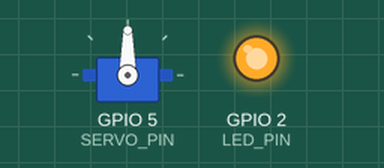
Simulated run of this program. Board: ESP32. Parts: servo, output pins drawn as LEDs (lit = HIGH). Raw I2C reads return 0; what the program prints to the serial monitor is not drawn.

Above: at 0.5 s.
At 8.2 s:
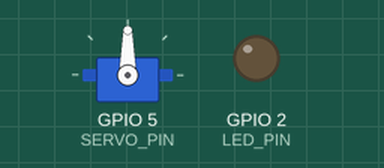
Timing chart, 0 to 11.8 s (numbered marks = the images above):
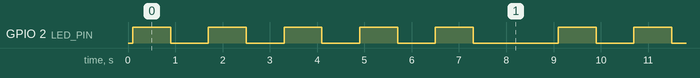

The program:

main.cpp
```cpp
#include <Arduino.h>
#include "config.h"

#include "ServoKit.h"
#include "OpenMv.h"
#include "EspLed.h"

ServoKit servoKit;
OpenMv openMv;
EspLed espLed;

// Functions declarations
void victimCicle();

void setup() {
  Serial.begin(115200);
  openMv.begin(I2C_SDA, I2C_SCL, 100000);
  servoKit.begin(SERVO_PIN);
  espLed.setPin(LED_PIN);
  delay(100);
  Serial.println("God bless the round!");
}

void loop() {
  espLed.blinkLed(5, 800);
  victimCicle();
}

void victimCicle() {
    // Query the victim
  delay(1000);
  VictimResult result = openMv.getVictim(LEFT_CAM);
  Serial.println(result.value);
  Serial.println(result.confidence);
  Serial.println(result.isTrue);

  if (result.isTrue) {
    espLed.blinkLed(5, 800);
    servoKit.dropServoKit(result.value, 800, true, true);
  }
  else {
    result = openMv.getVictim(RIGHT_CAM);

    if (result.isTrue) {
      espLed.blinkLed(5, 800);
      servoKit.dropServoKit(result.value, 800, true, false);
    }
  }
}
```

config.h
```cpp
#pragma once
#include <Arduino.h>

constexpr uint8_t LED_PIN = 2;
constexpr uint8_t SERVO_PIN = 5;
constexpr uint8_t I2C_SDA = 21;
constexpr uint8_t I2C_SCL = 22;

constexpr uint8_t LEFT_CAM = 0x12;
constexpr uint8_t RIGHT_CAM = 0x14;
```

Measured:
- by itself, GPIO 2 (LED_PIN): repeats every 9.0 s: 4 × (LOW 0.80 s, HIGH 0.80 s), LOW 1.8 s, HIGH 0.80 s
- by itself, everything shown: repeats every 9.0 s, in 10 steps
